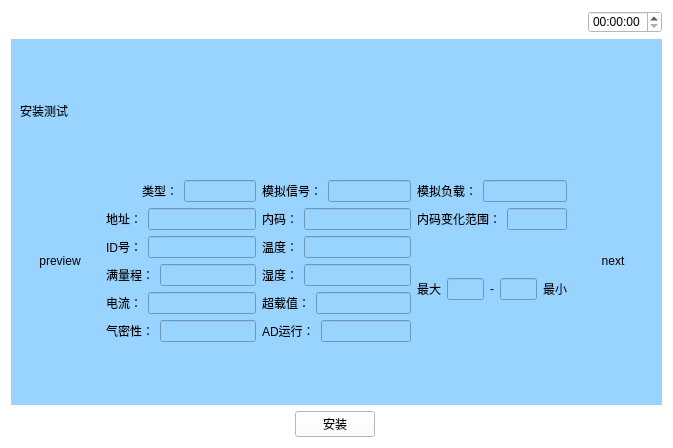
<?xml version="1.0" encoding="UTF-8"?>
<ui version="4.0">
 <class>Anzhuangceshi1</class>
 <widget class="QWidget" name="Anzhuangceshi1">
  <property name="geometry">
   <rect>
    <x>0</x>
    <y>0</y>
    <width>673</width>
    <height>448</height>
   </rect>
  </property>
  <property name="windowTitle">
   <string>Form</string>
  </property>
  <property name="styleSheet">
   <string notr="true">background-color: rgb(255, 255, 255);</string>
  </property>
  <layout class="QVBoxLayout" name="verticalLayout_6" stretch="1,5,1">
   <item>
    <layout class="QHBoxLayout" name="horizontalLayout_21">
     <item>
      <widget class="QPushButton" name="pushButton_15">
       <property name="text">
        <string/>
       </property>
       <property name="icon">
        <iconset resource="myimages.qrc">
         <normaloff>:/image/images/4g.png</normaloff>:/image/images/4g.png</iconset>
       </property>
       <property name="flat">
        <bool>true</bool>
       </property>
      </widget>
     </item>
     <item>
      <widget class="QPushButton" name="pushButton_16">
       <property name="text">
        <string/>
       </property>
       <property name="icon">
        <iconset resource="myimages.qrc">
         <normaloff>:/image/images/wireless.svg</normaloff>:/image/images/wireless.svg</iconset>
       </property>
       <property name="flat">
        <bool>true</bool>
       </property>
      </widget>
     </item>
     <item>
      <widget class="QPushButton" name="pushButton_17">
       <property name="text">
        <string/>
       </property>
       <property name="icon">
        <iconset resource="myimages.qrc">
         <normaloff>:/image/images/bl.svg</normaloff>:/image/images/bl.svg</iconset>
       </property>
       <property name="flat">
        <bool>true</bool>
       </property>
      </widget>
     </item>
     <item>
      <widget class="QPushButton" name="pushButton_18">
       <property name="text">
        <string/>
       </property>
       <property name="icon">
        <iconset resource="myimages.qrc">
         <normaloff>:/image/images/locate.svg</normaloff>:/image/images/locate.svg</iconset>
       </property>
       <property name="flat">
        <bool>true</bool>
       </property>
      </widget>
     </item>
     <item>
      <spacer name="horizontalSpacer_7">
       <property name="orientation">
        <enum>Qt::Horizontal</enum>
       </property>
       <property name="sizeHint" stdset="0">
        <size>
         <width>40</width>
         <height>20</height>
        </size>
       </property>
      </spacer>
     </item>
     <item>
      <widget class="QTimeEdit" name="timeEdit_5"/>
     </item>
    </layout>
   </item>
   <item>
    <widget class="QWidget" name="widget" native="true">
     <property name="sizePolicy">
      <sizepolicy hsizetype="Preferred" vsizetype="Preferred">
       <horstretch>0</horstretch>
       <verstretch>0</verstretch>
      </sizepolicy>
     </property>
     <property name="contextMenuPolicy">
      <enum>Qt::DefaultContextMenu</enum>
     </property>
     <property name="styleSheet">
      <string notr="true">background-color: rgb(153, 211, 255);</string>
     </property>
     <layout class="QVBoxLayout" name="verticalLayout_2">
      <item>
       <layout class="QHBoxLayout" name="horizontalLayout">
        <item>
         <widget class="QLabel" name="label">
          <property name="text">
           <string>安装测试</string>
          </property>
         </widget>
        </item>
        <item>
         <spacer name="horizontalSpacer">
          <property name="orientation">
           <enum>Qt::Horizontal</enum>
          </property>
          <property name="sizeHint" stdset="0">
           <size>
            <width>40</width>
            <height>20</height>
           </size>
          </property>
         </spacer>
        </item>
        <item>
         <layout class="QVBoxLayout" name="verticalLayout"/>
        </item>
       </layout>
      </item>
      <item>
       <layout class="QHBoxLayout" name="horizontalLayout_23" stretch="1,2,2,2,1">
        <item>
         <widget class="QPushButton" name="preview">
          <property name="text">
           <string>preview</string>
          </property>
          <property name="flat">
           <bool>true</bool>
          </property>
         </widget>
        </item>
        <item>
         <layout class="QVBoxLayout" name="verticalLayout_3">
          <item>
           <layout class="QHBoxLayout" name="horizontalLayout_7" stretch="1,1">
            <item>
             <widget class="QLabel" name="label_5">
              <property name="text">
               <string>类型：</string>
              </property>
              <property name="alignment">
               <set>Qt::AlignRight|Qt::AlignTrailing|Qt::AlignVCenter</set>
              </property>
             </widget>
            </item>
            <item>
             <widget class="QLineEdit" name="lineEdit_8"/>
            </item>
           </layout>
          </item>
          <item>
           <layout class="QHBoxLayout" name="horizontalLayout_3">
            <item>
             <widget class="QLabel" name="label_2">
              <property name="text">
               <string>地址：</string>
              </property>
              <property name="alignment">
               <set>Qt::AlignRight|Qt::AlignTrailing|Qt::AlignVCenter</set>
              </property>
             </widget>
            </item>
            <item>
             <widget class="QLineEdit" name="lineEdit_7"/>
            </item>
           </layout>
          </item>
          <item>
           <layout class="QHBoxLayout" name="horizontalLayout_4">
            <item>
             <widget class="QLabel" name="label_3">
              <property name="text">
               <string>ID号：</string>
              </property>
              <property name="alignment">
               <set>Qt::AlignRight|Qt::AlignTrailing|Qt::AlignVCenter</set>
              </property>
             </widget>
            </item>
            <item>
             <widget class="QLineEdit" name="lineEdit_10"/>
            </item>
           </layout>
          </item>
          <item>
           <layout class="QHBoxLayout" name="horizontalLayout_6">
            <item>
             <widget class="QLabel" name="label_4">
              <property name="text">
               <string>满量程：</string>
              </property>
              <property name="alignment">
               <set>Qt::AlignRight|Qt::AlignTrailing|Qt::AlignVCenter</set>
              </property>
             </widget>
            </item>
            <item>
             <widget class="QLineEdit" name="lineEdit_11"/>
            </item>
           </layout>
          </item>
          <item>
           <layout class="QHBoxLayout" name="horizontalLayout_9">
            <item>
             <widget class="QLabel" name="label_7">
              <property name="text">
               <string>电流：</string>
              </property>
              <property name="alignment">
               <set>Qt::AlignRight|Qt::AlignTrailing|Qt::AlignVCenter</set>
              </property>
             </widget>
            </item>
            <item>
             <widget class="QLineEdit" name="lineEdit_12"/>
            </item>
           </layout>
          </item>
          <item>
           <layout class="QHBoxLayout" name="horizontalLayout_8">
            <item>
             <widget class="QLabel" name="label_6">
              <property name="text">
               <string>气密性：</string>
              </property>
              <property name="alignment">
               <set>Qt::AlignRight|Qt::AlignTrailing|Qt::AlignVCenter</set>
              </property>
             </widget>
            </item>
            <item>
             <widget class="QLineEdit" name="lineEdit_13"/>
            </item>
           </layout>
          </item>
         </layout>
        </item>
        <item>
         <layout class="QVBoxLayout" name="verticalLayout_4">
          <item>
           <layout class="QHBoxLayout" name="horizontalLayout_10">
            <item>
             <widget class="QLabel" name="label_8">
              <property name="text">
               <string>模拟信号：</string>
              </property>
              <property name="alignment">
               <set>Qt::AlignRight|Qt::AlignTrailing|Qt::AlignVCenter</set>
              </property>
             </widget>
            </item>
            <item>
             <widget class="QLineEdit" name="lineEdit_14"/>
            </item>
           </layout>
          </item>
          <item>
           <layout class="QHBoxLayout" name="horizontalLayout_11">
            <item>
             <widget class="QLabel" name="label_9">
              <property name="text">
               <string>内码：</string>
              </property>
              <property name="alignment">
               <set>Qt::AlignRight|Qt::AlignTrailing|Qt::AlignVCenter</set>
              </property>
             </widget>
            </item>
            <item>
             <widget class="QLineEdit" name="lineEdit_15"/>
            </item>
           </layout>
          </item>
          <item>
           <layout class="QHBoxLayout" name="horizontalLayout_12">
            <item>
             <widget class="QLabel" name="label_10">
              <property name="text">
               <string>温度：</string>
              </property>
              <property name="alignment">
               <set>Qt::AlignRight|Qt::AlignTrailing|Qt::AlignVCenter</set>
              </property>
             </widget>
            </item>
            <item>
             <widget class="QLineEdit" name="lineEdit_16"/>
            </item>
           </layout>
          </item>
          <item>
           <layout class="QHBoxLayout" name="horizontalLayout_14">
            <item>
             <widget class="QLabel" name="label_12">
              <property name="text">
               <string>湿度：</string>
              </property>
             </widget>
            </item>
            <item>
             <widget class="QLineEdit" name="lineEdit"/>
            </item>
           </layout>
          </item>
          <item>
           <layout class="QHBoxLayout" name="horizontalLayout_15">
            <item>
             <widget class="QLabel" name="label_13">
              <property name="text">
               <string>超载值：</string>
              </property>
             </widget>
            </item>
            <item>
             <widget class="QLineEdit" name="lineEdit_2"/>
            </item>
           </layout>
          </item>
          <item>
           <layout class="QHBoxLayout" name="horizontalLayout_16">
            <item>
             <widget class="QLabel" name="label_14">
              <property name="text">
               <string>AD运行：</string>
              </property>
             </widget>
            </item>
            <item>
             <widget class="QLineEdit" name="lineEdit_3"/>
            </item>
           </layout>
          </item>
         </layout>
        </item>
        <item>
         <layout class="QVBoxLayout" name="verticalLayout_5">
          <item>
           <layout class="QHBoxLayout" name="horizontalLayout_17">
            <item>
             <widget class="QLabel" name="label_15">
              <property name="text">
               <string>模拟负载：</string>
              </property>
             </widget>
            </item>
            <item>
             <widget class="QLineEdit" name="lineEdit_4">
              <property name="sizePolicy">
               <sizepolicy hsizetype="Preferred" vsizetype="Fixed">
                <horstretch>0</horstretch>
                <verstretch>0</verstretch>
               </sizepolicy>
              </property>
             </widget>
            </item>
           </layout>
          </item>
          <item>
           <layout class="QHBoxLayout" name="horizontalLayout_18">
            <item>
             <widget class="QLabel" name="label_16">
              <property name="text">
               <string>内码变化范围：</string>
              </property>
             </widget>
            </item>
            <item>
             <widget class="QLineEdit" name="lineEdit_5">
              <property name="sizePolicy">
               <sizepolicy hsizetype="Preferred" vsizetype="Fixed">
                <horstretch>0</horstretch>
                <verstretch>0</verstretch>
               </sizepolicy>
              </property>
             </widget>
            </item>
           </layout>
          </item>
          <item>
           <layout class="QHBoxLayout" name="horizontalLayout_22">
            <item>
             <widget class="QLabel" name="label_11">
              <property name="text">
               <string>最大</string>
              </property>
             </widget>
            </item>
            <item>
             <widget class="QLineEdit" name="lineEdit_6"/>
            </item>
            <item>
             <widget class="QLabel" name="label_17">
              <property name="text">
               <string>-</string>
              </property>
             </widget>
            </item>
            <item>
             <widget class="QLineEdit" name="lineEdit_9"/>
            </item>
            <item>
             <widget class="QLabel" name="label_19">
              <property name="text">
               <string>最小</string>
              </property>
             </widget>
            </item>
           </layout>
          </item>
          <item>
           <layout class="QHBoxLayout" name="horizontalLayout_20">
            <property name="sizeConstraint">
             <enum>QLayout::SetDefaultConstraint</enum>
            </property>
           </layout>
          </item>
         </layout>
        </item>
        <item>
         <widget class="QPushButton" name="pushButton_6">
          <property name="text">
           <string>next</string>
          </property>
          <property name="flat">
           <bool>true</bool>
          </property>
         </widget>
        </item>
       </layout>
      </item>
     </layout>
    </widget>
   </item>
   <item>
    <layout class="QHBoxLayout" name="horizontalLayout_2">
     <item>
      <widget class="QPushButton" name="returnIndex">
       <property name="font">
        <font>
         <family>AR PL UMing TW MBE</family>
        </font>
       </property>
       <property name="styleSheet">
        <string notr="true">border-image: url(:/image/images/index.svg);</string>
       </property>
       <property name="text">
        <string/>
       </property>
       <property name="icon">
        <iconset resource="myimages.qrc">
         <normaloff>:/image/images/index.svg</normaloff>:/image/images/index.svg</iconset>
       </property>
       <property name="iconSize">
        <size>
         <width>40</width>
         <height>40</height>
        </size>
       </property>
       <property name="flat">
        <bool>true</bool>
       </property>
      </widget>
     </item>
     <item>
      <spacer name="horizontalSpacer_2">
       <property name="orientation">
        <enum>Qt::Horizontal</enum>
       </property>
       <property name="sizeHint" stdset="0">
        <size>
         <width>40</width>
         <height>20</height>
        </size>
       </property>
      </spacer>
     </item>
     <item>
      <widget class="QPushButton" name="save">
       <property name="text">
        <string>安装</string>
       </property>
      </widget>
     </item>
     <item>
      <spacer name="horizontalSpacer_3">
       <property name="orientation">
        <enum>Qt::Horizontal</enum>
       </property>
       <property name="sizeHint" stdset="0">
        <size>
         <width>40</width>
         <height>20</height>
        </size>
       </property>
      </spacer>
     </item>
     <item>
      <widget class="QPushButton" name="returnPage">
       <property name="text">
        <string/>
       </property>
       <property name="icon">
        <iconset resource="myimages.qrc">
         <normaloff>:/image/images/shangyiye.svg</normaloff>:/image/images/shangyiye.svg</iconset>
       </property>
       <property name="iconSize">
        <size>
         <width>40</width>
         <height>40</height>
        </size>
       </property>
       <property name="flat">
        <bool>true</bool>
       </property>
      </widget>
     </item>
    </layout>
   </item>
  </layout>
 </widget>
 <resources>
  <include location="myimages.qrc"/>
 </resources>
 <connections/>
</ui>
